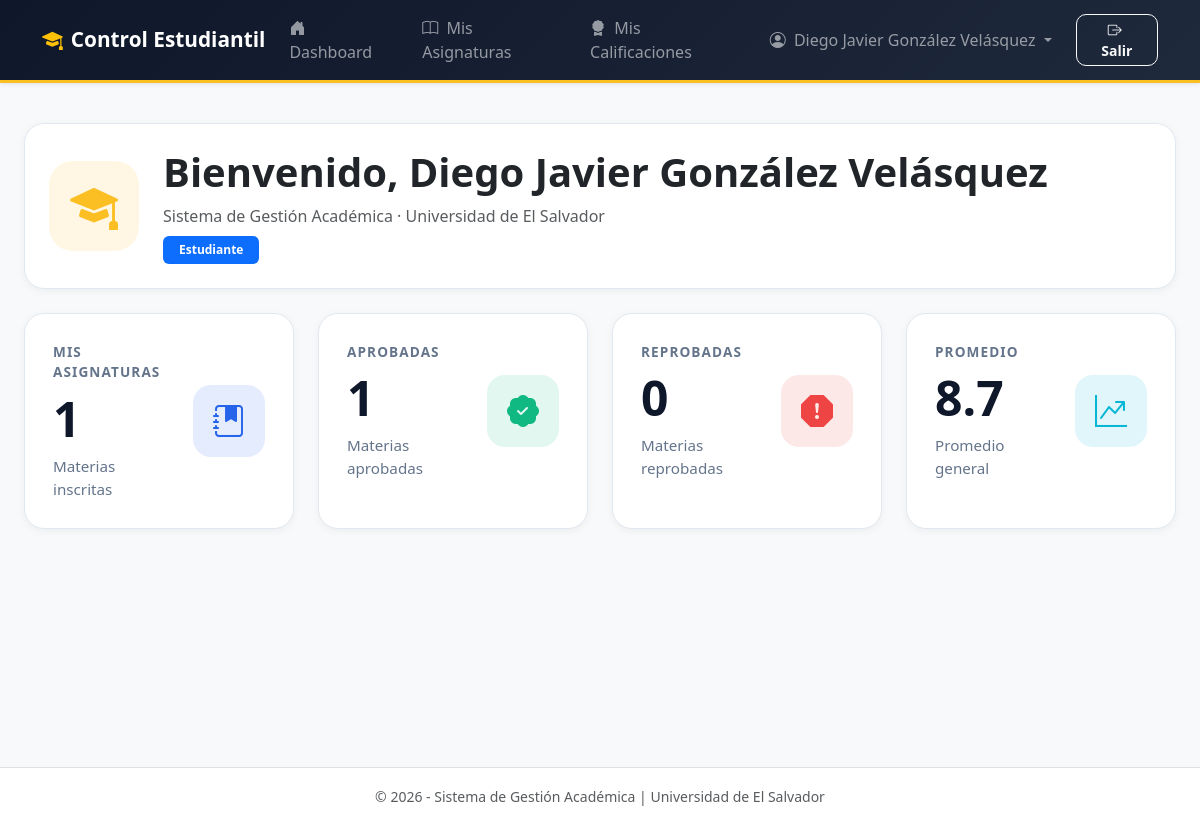
The app's page /dashboard (signed in), older data.
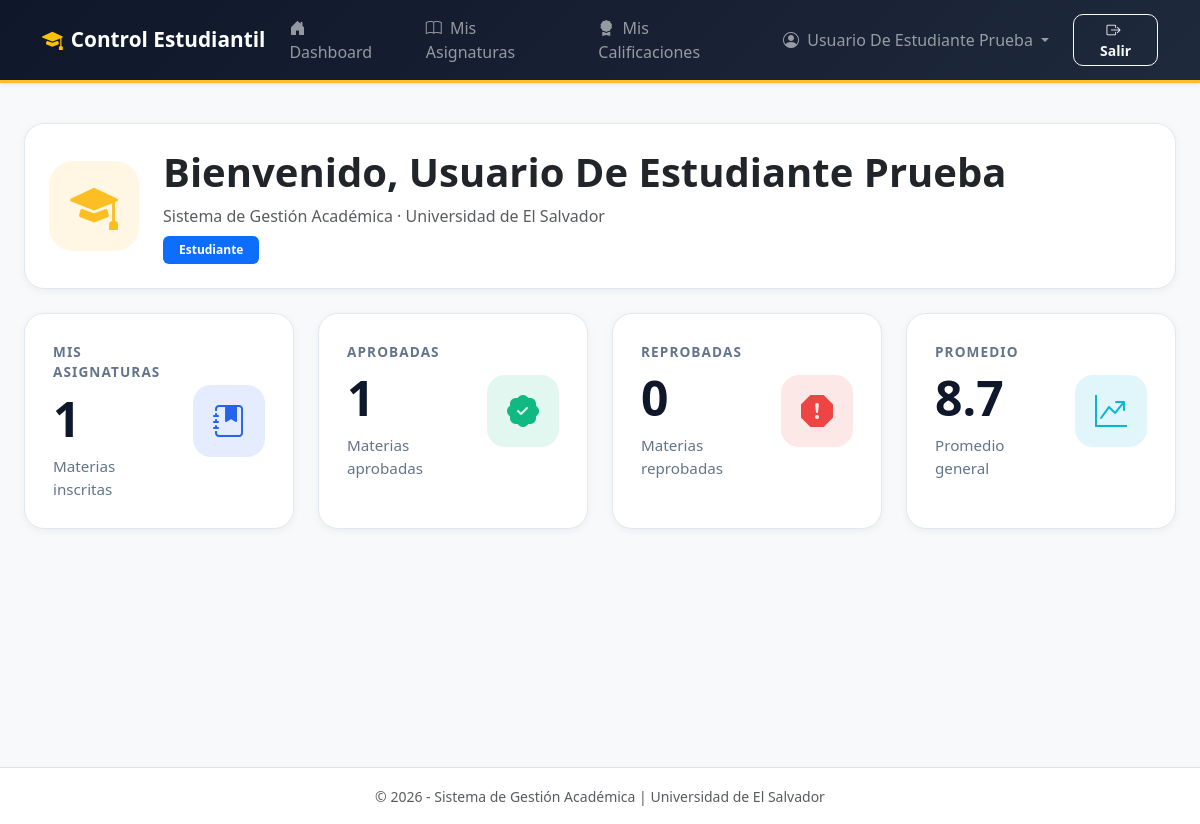
The same page, newer data.
### app/models/usuario.py (models this page shows)
class Usuario(db.Model, UserMixin):
    __tablename__ = 'usuarios'
    id = db.Column(
        db.Integer,
        primary_key=True
    )
    nombre = db.Column(
        db.String(100),
        nullable=False
    )
    correo = db.Column(
        db.String(120),
        nullable=False,
        unique=True
    )
    password = db.Column(
        db.String(255),
        nullable=False
    )
    activo = db.Column(
        db.Boolean,
        default=True
    )
    rol_id = db.Column(
        db.Integer,
        db.ForeignKey('roles.id'),
        nullable=False
    )
    estudiante = db.relationship(
        'Estudiante',
        backref='usuario',
        uselist=False
    )

### app/controllers/auth_controller.py (the view, shortened to what this page needs)
@auth_bp.route(
    '/dashboard'
)
@login_required
def dashboard():
    rol = current_user.rol.nombre
    datos = {}
    if rol == 'Administrador':
        datos = {
            'estudiantes':
            Estudiante.query.count(),
            'docentes':
            Usuario.query.join(
                Usuario.rol
            ).filter(
                Usuario.rol.has(
                    nombre='Docente'
                )
            ).count(),
            'asignaturas':
            Asignatura.query.count(),
            'inscripciones':
            Inscripcion.query.count(),
            'calificaciones':
            Calificacion.query.count()
        }
    elif rol == 'Estudiante':
        estudiante = (
            current_user.estudiante
        )
        inscripciones = (
            estudiante.inscripciones
            if estudiante
            else []
        )
        calificaciones = []
        for inscripcion in inscripciones:
            calificaciones.extend(
                inscripcion.calificaciones
            )
        aprobadas = len(
            [
                c for c in calificaciones
                if c.nota >= 6
            ]
        )
        reprobadas = len(
            [
                c for c in calificaciones
                if c.nota < 6
            ]
        )
        promedio = 0
        if calificaciones:
            promedio = round(
                sum(
                    c.nota
                    for c in calificaciones
                ) /
                len(
                    calificaciones
                ),
                2
            )
        datos = {
            'materias':
            len(inscripciones),
            'aprobadas':
            aprobadas,
            'reprobadas':
            reprobadas,
            'promedio':
            promedio
        }
    return render_template(
        'auth/dashboard.html',
        datos=datos,
        rol=rol
    )

### app/templates/auth/dashboard.html (shortened to what the changed rows need)
{% extends "base.html" %}
{% block content %}
<div class="card mb-4">
    <div class="card-body p-4">
        <div class="row align-items-center">
            <div class="col">
                <h1 class="fw-bold mb-2">
                    Bienvenido, {{ current_user.nombre }}
                </h1>
                <p class="text-muted mb-2">
                    Sistema de Gestión Académica · Universidad de El Salvador
                </p>
                <span class="badge bg-primary px-3 py-2">
                    {{ rol }}
                </span>
            </div>
        </div>
    </div>
</div>
{% endblock %}

### app/templates/base.html (shortened to what this page needs)
<!DOCTYPE html>
<html lang="es">
<head>
    <link href="https://cdn.jsdelivr.net/npm/bootstrap@5.3.3/dist/css/bootstrap.min.css"
          rel="stylesheet">
    <link href="https://cdn.jsdelivr.net/npm/bootstrap-icons@1.10.5/font/bootstrap-icons.css"
          rel="stylesheet">
    <link rel="stylesheet"
          href="{{ url_for('static', filename='styles.css') }}?v=5.0">
</head>
<body class="d-flex flex-column min-vh-100 bg-light">
    <nav class="navbar navbar-expand-lg navbar-dark bg-dark shadow-sm">
        <div class="container">
            <a class="navbar-brand d-flex align-items-center"
               href="{{ url_for('auth.dashboard') if current_user.is_authenticated else url_for('auth.login') }}">
                <i class="bi bi-mortarboard-fill me-2 text-warning"></i>
                <strong>Control Estudiantil</strong>
            </a>
            <div class="collapse navbar-collapse" id="navbarNav">
                <ul class="navbar-nav ms-auto align-items-center">
                    {% if current_user.is_authenticated %}
                        <li class="nav-item me-3">
                            <a class="nav-link"
                               href="{{ url_for('auth.dashboard') }}">
                                <i class="bi bi-house-door-fill me-1"></i>
                                Dashboard
                            </a>
                        </li>
                        {% if current_user.rol.nombre == 'Estudiante' %}
                            <li class="nav-item me-3">
                                <a class="nav-link"
                                   href="{{ url_for('inscripciones.mis_asignaturas') }}">
                                    <i class="bi bi-book me-1"></i>
                                    Mis Asignaturas
                                </a>
                            </li>
                            <li class="nav-item me-3">
                                <a class="nav-link"
                                   href="{{ url_for('calificaciones.mis_calificaciones') }}">
                                    <i class="bi bi-award-fill me-1"></i>
                                    Mis Calificaciones
                                </a>
                            </li>
                        {% endif %}
                        <li class="nav-item dropdown me-3">
                            <a class="nav-link dropdown-toggle"
                               href="#"
                               role="button"
                               data-bs-toggle="dropdown">
                                <i class="bi bi-person-circle me-1"></i>
                                {{ current_user.nombre }}
                            </a>
                        </li>
                        <li class="nav-item">
                            <a class="btn btn-outline-light btn-sm px-3"
                               href="{{ url_for('auth.logout') }}">
                                <i class="bi bi-box-arrow-right me-1"></i>
                                Salir
                            </a>
                        </li>
                    {% endif %}
                </ul>
            </div>
        </div>
    </nav>
    <main class="main-content container-fluid px-3 px-lg-4 my-4 flex-grow-1">
        {% block content %}
        {% endblock %}
    </main>
    <footer class="bg-white border-top text-center py-3 text-muted mt-auto">
        <div class="container">
            <small>
                &copy; 2026 - Sistema de Gestión Académica |
                Universidad de El Salvador
            </small>
        </div>
    </footer>
</body>
</html>

Row changes from the older to the newer data that the page shows:
changed Usuario: nombre "Diego Javier González Velásquez" → "Usuario De Estudiante Prueba"
